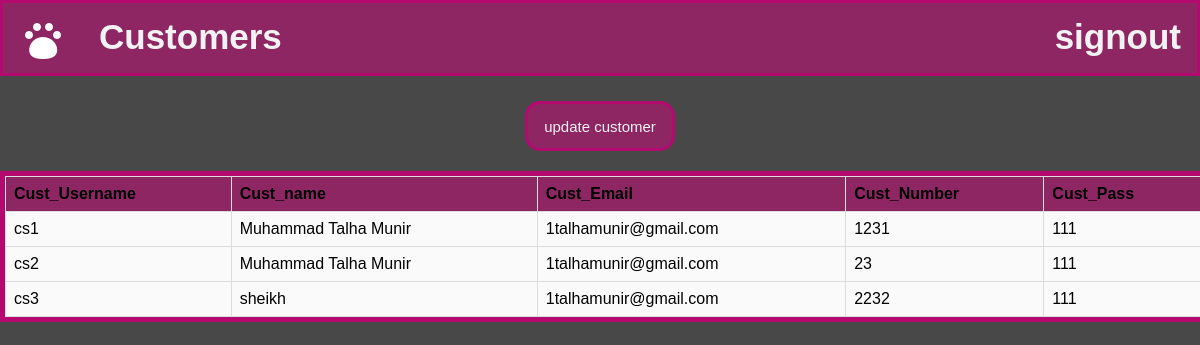
Page /customer.php on the earlier database version.
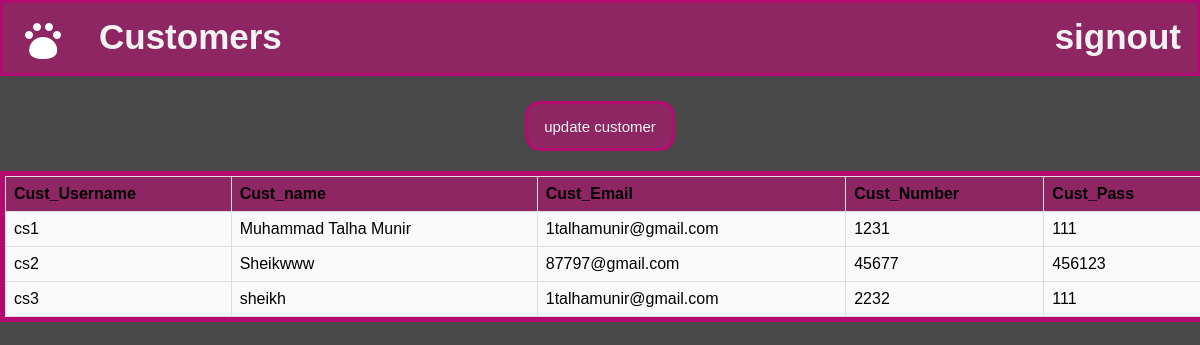
Same page on the later database version.
### tables this page shows
CREATE TABLE `customer` (
  `Cust_Id` varchar(10) NOT NULL,
  `Cust_name` varchar(30) NOT NULL,
  `Cust_Email` varchar(30) NOT NULL,
  `Cust_Number` int(30) NOT NULL,
  `Cust_Pass` varchar(10) NOT NULL
);

### customer.php (the view, shortened to what this page needs)
<html>
    <head>
</head>
<body>
<div class="topnav">
            <a class="active" href="home.php"><img src="ic_add_pet.png"></a>
            <a href="customer.php">Customers</a>
            <div class="topnav-right">
              <a href="index.php">signout</a>
            </div>
          </div>
          <div class="custombutton">
<form>
<button  style="margin-left:500px; height: 50px;width: 150px;cursor:pointer;border-radius:15px;
border: 3px solid  #b40a70;background-color: #8d2663;color:#f2f2f2;font-size:15px;" formaction="customerupdate.php">update customer</button>
</form>
</div>
    <?php
$con = mysqli_connect("localhost","root","","pet_corner");
$var=mysqli_query($con,"select * from customer ");
echo "<table>";
echo "<tr>
<th>Cust_Username</th>
<th>Cust_name</th>
<th>Cust_Email</th>
<th>Cust_Number</th>
<th>Cust_Pass</th>
</tr>";
if(mysqli_num_rows($var)>0){
    while($arr=mysqli_fetch_row($var))
    { echo "<tr>
    <td>$arr[0]</td>
    <td>$arr[1]</td>
    <td>$arr[2]</td>
    <td>$arr[3]</td>
    <td>$arr[4]</td>
    </tr>";}
    echo "</table>";
}
?>
</body>
</html>

### customer.php (style rules this page uses)
body { margin: 0; font-family: Arial, Helvetica, sans-serif; background: #484848; }
.topnav { overflow: hidden; background-color:#8d2663; height: 70px; border: 3px solid #b40a70; }
.topnav a { float: left; color: #f2f2f2; text-align: center; padding: 14px 16px; text-decoration: none; font-size: 35px; font-weight: bold; }
.topnav-right { float: right; }
table { font-family: arial, sans-serif; border-collapse: collapse; outline:#b40a70 solid 5px; width: 100%; margin:5px ; background: #FAFAFA; }
td, th { border: 1px solid #dddddd; text-align: left; padding: 8px; }
th { background-color:#8d2663; }
.custombutton { margin:25px; }

Differences in the rows shown:
changed customer "cs2": Cust_name "Muhammad Talha Munir" → "Sheikwww"; Cust_Email "1talhamunir@gmail.com" → "87797@gmail.com"; Cust_Number "23" → "45677"; Cust_Pass "111" → "456123"
